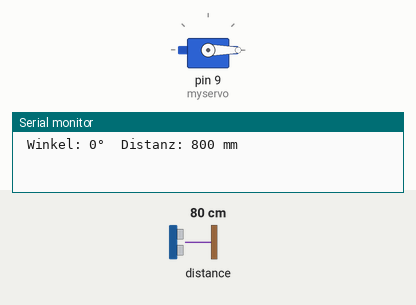
Simulated run of this sketch. Board: Arduino Uno, built with avr-gcc and run on an emulated ATmega328P. On the bench: servo, the last lines printed to the serial monitor. Inputs (shaded band) come from the test bench; at power-on: distance to the obstacle 80 cm.

Above: at 0.17 s.
At 9.94 s:
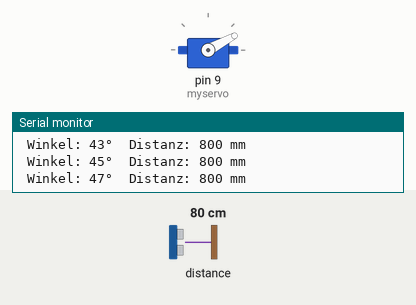
At 19.7 s:
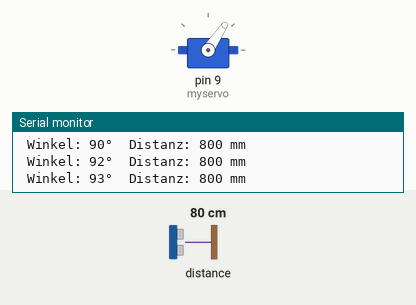
At 39.58 s:
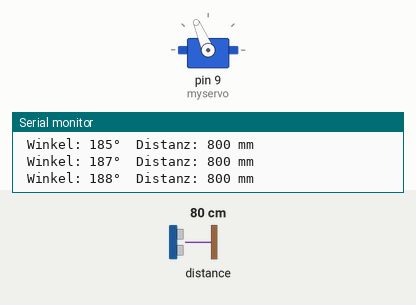
Timing chart, 0 to 40.0 s (numbered marks = the images above):
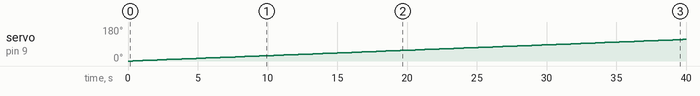

Measured:
- by itself, servo on pin 9 (myservo): moves from 0° to 114° over 39.4 s

The sketch:

VL53L1X_Continuous_01.ino
```cpp
/*
This example shows how to take simple range measurements with the VL53L1X. The
range readings are in units of mm.
*/
#include <Servo.h>
#include <Wire.h>
#include <VL53L1X.h>

VL53L1X sensor;

Servo myservo;  // create servo object to control a servo

int pos = 0;    // variable to store the servo position

void setup()
{
  Serial.begin(115200);

  myservo.attach(9);  // attaches the servo on pin 9 to the servo object

  Wire.begin();
  Wire.setClock(400000); // use 400 kHz I2C

  sensor.setTimeout(500);
  if (!sensor.init())
  {
    Serial.println("Failed to detect and initialize sensor!");
    while (1);
  }

  // Use long distance mode and allow up to 50000 us (50 ms) for a measurement.
  // You can change these settings to adjust the performance of the sensor, but
  // the minimum timing budget is 20 ms for short distance mode and 33 ms for
  // medium and long distance modes. See the VL53L1X datasheet for more
  // information on range and timing limits.
  sensor.setDistanceMode(VL53L1X::Long);
  sensor.setMeasurementTimingBudget(50000);

  // Start continuous readings at a rate of one measurement every 50 ms (the
  // inter-measurement period). This period should be at least as long as the
  // timing budget.
  sensor.startContinuous(50);
}

void loop()
{
  //Serial.print(sensor.read());
 // if (sensor.timeoutOccurred()) { Serial.print(" TIMEOUT"); }

 // Serial.println();

  for (pos = 0; pos <= 180; pos += 1) { // goes from 0 degrees to 180 degrees
  //  Wire.setClock(100000);
    myservo.write(pos);              // tell servo to go to position in variable 'pos'
    delay(15);                       // waits 15ms for the servo to reach the position
//     Wire.setClock(400000);
    Serial.print(" Winkel: ");
    Serial.print((int)(0.5+pos*(50.0/30.0))),
    Serial.print("°  Distanz: ");
    Serial.print(sensor.read());
    Serial.print(" mm ");
    if (sensor.timeoutOccurred()) { Serial.print(" TIMEOUT"); }

    Serial.println();
    delay(300);

  }
  for (pos = 180; pos >= 0; pos -= 1) { // goes from 180 degrees to 0 degrees
 //   Wire.setClock(100000);
    myservo.write(pos);              // tell servo to go to position in variable 'pos'
    delay(15);
  //   Wire.setClock(400000);// waits 15ms for the servo to reach the position
     Serial.print(" Winkel: ");
    Serial.print((int)(0.5+pos*(50.0/30.0))),
//    Serial.print(pos);
    Serial.print("°  Distanz: ");
    Serial.print(sensor.read());
      Serial.print(" mm ");
    if (sensor.timeoutOccurred()) { Serial.print(" TIMEOUT"); }

    Serial.println();
    delay(300);

  }
}
```
